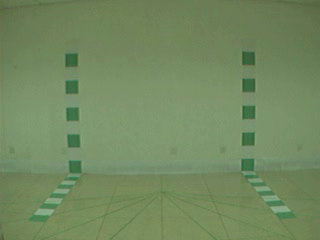
#> input picture frame 10 of 001-bg-01-090.avi, 320 x 240 px
$ python my_first_code.py
#> lines starting #> are read from the running program, lines starting #| are printed output that depends on the picture
# coding:utf-8
"""
计算帧之间的差异 考虑背景帧与其他帧之间的差异
"""
import cv2
import numpy as np

print("hello world")
# 打开视频文件，命名为video
video = cv2.VideoCapture('001-bg-01-090.avi')
# 定义核为kernel
kernel = np.ones((5, 5), np.uint8)
background = None

while True:
    # 读入摄像头的帧
    ret, frame = video.read()
#> frame is the input picture: shape (240, 320, 3); mean B, G, R 95.9, 137.1, 114.7
    # ret作为布尔值，Ture代表有读取到图片
    # 把第一帧作为背景
    if background is None:
        background = cv2.cvtColor(frame, cv2.COLOR_BGR2GRAY)
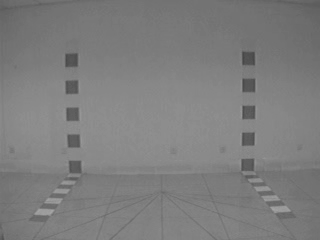
#> background: shape (240, 320); min 70, max 165, mean 125.7
        background = cv2.GaussianBlur(background, (5, 5), 0)
        continue
    # 读入帧
    gray_frame = cv2.cvtColor(frame, cv2.COLOR_BGR2GRAY)
    # 高斯平滑 模糊处理 减小光照 震动等原因产生的噪声影响
    gray_frame = cv2.GaussianBlur(gray_frame, (5, 5), 0)

    # 检测背景和帧的区别
    diff = cv2.absdiff(background, gray_frame)
    # 将区别转为二值，定义阈值为25，最大值为255，判断方式为大于阈值设置为255，小于则设置为0
    diff = cv2.threshold(diff, 25, 255, cv2.THRESH_BINARY)[1]
    # 定义结构元素,定义结构元素为椭圆形状，内核尺寸为（9，4）
    # es = cv2.getStructuringElement(cv2.MORPH_ELLIPSE, (4,9))
    # 膨胀运算
    # diff = cv2.dilate(diff, es, iterations=2)
    # 搜索轮廓
    cnts, hierarcchy= cv2.findContours(diff.copy(), cv2.RETR_EXTERNAL, cv2.CHAIN_APPROX_SIMPLE)
    """
    cv.findContours()
        参数：
            1 要寻找轮廓的图像 只能传入二值图像，不是灰度图像
            2 轮廓的检索模式，有四种：
                cv2.RETR_EXTERNAL表示只检测外轮廓
                cv2.RETR_LIST检测的轮廓不建立等级关系
                cv2.RETR_CCOMP建立两个等级的轮廓，上面的一层为外边界，
                    里面的一层为内孔的边界信息。
                    如果内孔内还有一个连通物体，这个物体的边界也在顶层
                cv2.RETR_TREE建立一个等级树结构的轮廓
            3 轮廓的近似办法
                cv2.CHAIN_APPROX_NONE存储所有的轮廓点，
                    相邻的两个点的像素位置差不超过1，
                    即max（abs（x1-x2），abs（y2-y1））==1
                cv2.CHAIN_APPROX_SIMPLE压缩水平方向，垂直方向，对角线方向的元素，
                    只保留该方向的终点坐标，例如一个矩形轮廓只需4个点来保存轮廓信息
        返回值:
            contours:一个列表，每一项都是一个轮廓， 不会存储轮廓所有的点，只存储能描述轮廓的点
            hierarchy:一个ndarray, 元素数量和轮廓数量一样，
                每个轮廓contours[i]对应4个hierarchy元素hierarchy[i][0] ~hierarchy[i][3]，
                分别表示后一个轮廓、前一个轮廓、父轮廓、内嵌轮廓的索引编号，如果没有对应项，则该值为负数
    """

    for c in cnts:
        # 轮廓太小忽略 有可能是斑点噪声
        if cv2.contourArea(c) < 2000:
            continue
        # 将轮廓画出来
        (x, y, w, h) = cv2.boundingRect(c)
        cv2.rectangle(frame, (x, y), (x+w, y+h), (0, 255, 0), 2)

    cv2.imshow("contours", frame)
    cv2.imshow("diff", diff)
    if cv2.waitKey(5) & 0xff == ord("q"):
        break

cv2.destroyAllWindows()
#> (the run stopped early here; a loop or call above may not have finished)

$ run again, starting later in the video
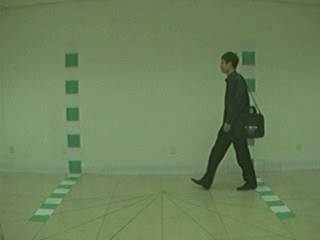
#> input picture frame 47 of 001-bg-01-090.avi, 320 x 240 px
#> frame is the input picture: shape (240, 320, 3); mean B, G, R 91.1, 130.7, 109.5
#> `background = cv2.cvtColor(frame, cv2.COLOR_BGR2GRAY)`:
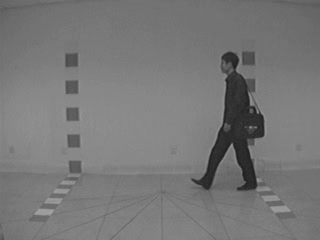
#> background: shape (240, 320); min 24, max 164, mean 119.8

$ run again, starting later in the video
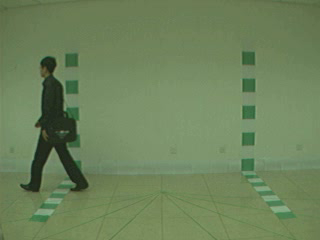
#> input picture frame 84 of 001-bg-01-090.avi, 320 x 240 px
#> frame is the input picture: shape (240, 320, 3); mean B, G, R 91.2, 130.8, 109.5
#> `background = cv2.cvtColor(frame, cv2.COLOR_BGR2GRAY)`:
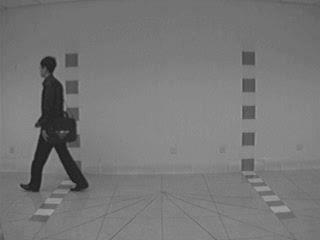
#> background: shape (240, 320); min 29, max 159, mean 119.9
